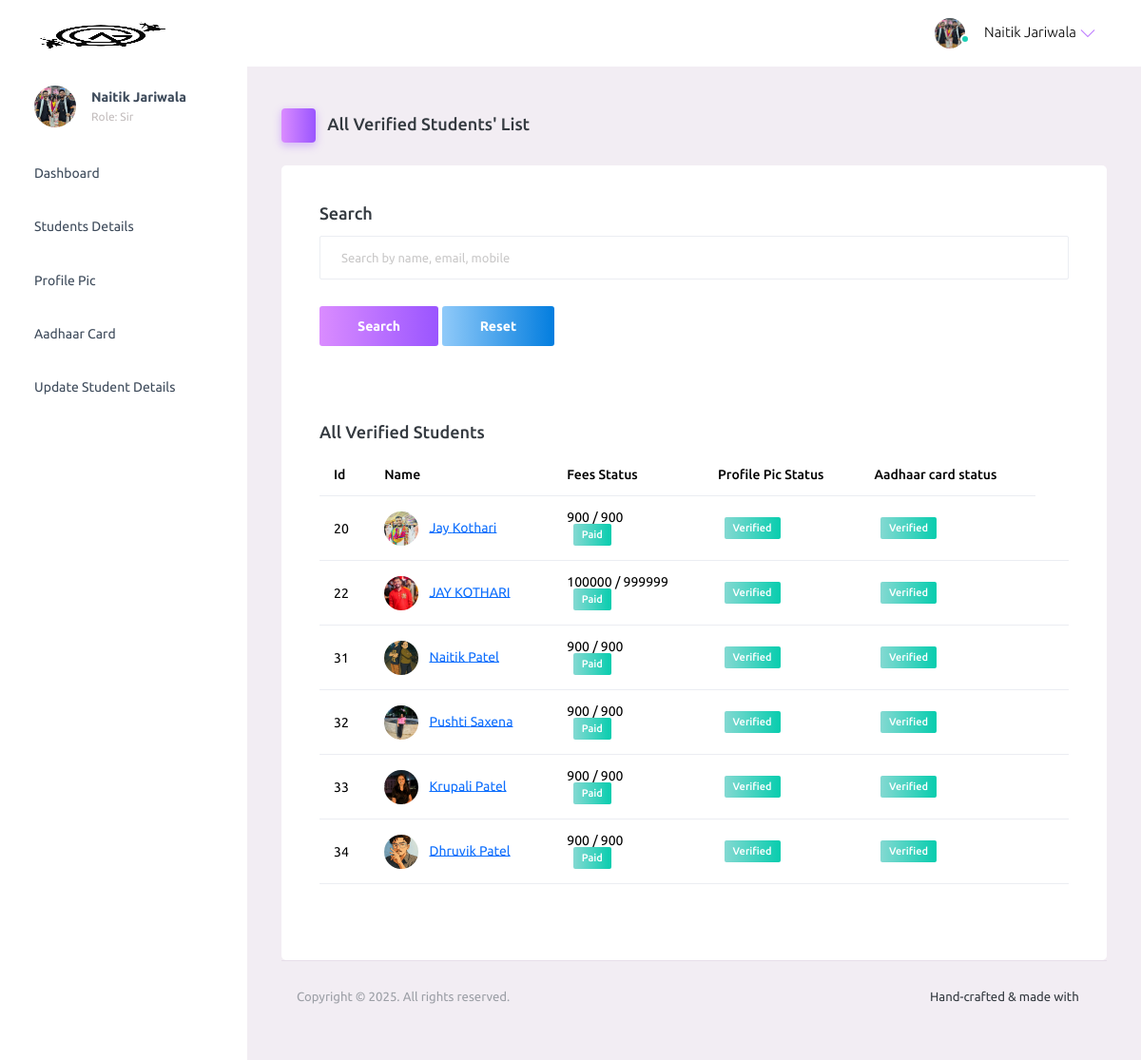
/mentor/all_verified/ (signed in), run on the app's committed database.
### student/models.py (models this page shows, shortened)
class Student(models.Model):
    doc_choice = (
        ('Owner','Owner'),
        ('Sir','Sir'),
        ('Student','Student'),
    )
    first_name = models.CharField(max_length=30)
    last_name = models.CharField(max_length=30)
    birth_date = models.DateField(blank=True, null=True)
    email = models.EmailField(unique=True)
    mobile = models.CharField(max_length=10)
    parent_mobile = models.CharField(max_length=10)
    role = models.CharField(max_length=10, choices=doc_choice, default='Student')
    address = models.TextField()
    password = models.CharField(max_length=30)
    password_reset = models.BooleanField(default=False)
    verified = models.BooleanField(default=False)
    aadhar = models.CharField(max_length=12)
    aadhar_verified = models.BooleanField(default=False)
    aadhar_verified_by = models.CharField(max_length=30,blank=True,null=True)
    profile_qr = models.FileField(upload_to='profile_qr/',default='default/qr.png')
    profile_image = models.FileField(upload_to='profile/', default='default/profile.jpg')
    profile_image_verified = models.BooleanField(default=False)
    fees_amount = models.IntegerField(default=0)
    fees_paid = models.IntegerField(default=0)
    fees_status = models.BooleanField(default=False)
    fees_marker = models.CharField(max_length=30,blank=True,null=True)
    batch_name = models.CharField(max_length=30, blank=True, null=True, default='General')
    batch_start_date = models.DateField(blank=True, null=True)
    batch_end_date = models.DateField(blank=True, null=True)
    created_at = models.DateTimeField(auto_now_add=True)

### mentor/views.py (the view, shortened to what this page needs)
# urls.py: path('all_verified/', views.all_verified, name='all_verified'),
def all_verified(request):
    try:
        student = Student.objects.get(email=request.session['email'])
        if student.role == 'Student':
            return render(request, 'login.html', {'msg': 'You are not authorized to access this page'})
        students = Student.objects.filter(fees_status=True, profile_image_verified=True, aadhar_verified=True)
        return render(request, 'all_verified.html', {'students': students, 'student': student})
    except:
        return render(request, 'login.html')

### mentor/templates/all_verified.html (shortened to what this page needs)
{% extends 'header.html' %}
{% load static %}
{% block content %}
<div class="main-panel">
  <div class="content-wrapper">
    <div class="page-header">
      <h3 class="page-title">
        <span class="page-title-icon bg-gradient-primary text-white me-2">
          <i class="mdi mdi-home"></i>
        </span> All Verified Students' List
      </h3>
    </div>
    <div class="row">
      <div class="col-12 grid-margin">
        <div class="card">
          <div class="card-body">
            <h4 class="card-title">Search</h4>
            <form method="POST" action="{% url 'all_verified' %}">
              <div class="form-group">
                <input type="text" class="form-control" id="search" name="search" placeholder="Search by name, email, mobile">
              </div>
              <button type="submit" class="btn btn-gradient-primary mr-2">Search</button>
              <a href="{% url 'all_verified' %}" class="btn btn-gradient-info">Reset</a>
            </form>
          </div>
    <div class="row">
      <div class="col-12 grid-margin">
        <div class="card">
          <div class="card-body">
            {% if msg %}
            <h4 class="card-title">{{msg}}</h4>
            <h4 class="card-title">Total "<span style="color: rgb(78, 133, 216);">{{students.count}}</span>" results found</h4>
            {% else %}
            <h4 class="card-title">All Verified Students</h4>
            {% endif %}
            <div class="table-responsive">
              <table class="table">
                <thead>
                  <tr>
                    <th> Id </th>
                    <th> Name </th>
                    <th> Fees Status </th>
                    <th> Profile Pic Status </th>
                    <th> Aadhaar card status </th>
                  </tr>
                </thead>
                <tbody>
                  {% for one in students %}
                  <tr>
                    <td>{{one.id}}</td>
                    <td>
                      <img src="{{one.profile_image.url}}" style="object-fit: cover;" class="me-2" alt="image"> <a href="{% url 'view_student' one.id %}">{{one.first_name}} {{one.last_name}}</a>
                    </td>
                    <td> {{one.fees_paid}} / {{one.fees_amount}} <br>
                        {% if one.fees_status %}
                        &nbsp;&nbsp;<label class="badge badge-gradient-success">Paid</label>
                        {% else %}
                        <label class="badge badge-gradient-danger">Unpaid</label>
                        {% endif %}
                    </td>
                    <td>
                        {% if one.profile_image_verified %}
                        &nbsp;&nbsp;<label class="badge badge-gradient-success">Verified</label>
                        {% else %}
                        <label class="badge badge-gradient-danger">Unverified</label>
                        {% endif %}
                    </td>
                    <td>
                        {% if one.aadhar_verified %}
                        &nbsp;&nbsp;<label class="badge badge-gradient-success">Verified</label>
                        {% else %}
                        <label class="badge badge-gradient-danger">Unverified</label>
                        {% endif %}
                    </td>
                    <td>
                    </td>
                  </tr>
                  {% endfor %}
                </tbody>
              </table>
            </div>
          </div>
        </div>
      </div>
    </div>
  </div>
  <footer class="footer">
    <div class="d-sm-flex justify-content-center justify-content-sm-between">
      <span class="text-muted text-center text-sm-left d-block d-sm-inline-block">Copyright © 2025. All rights reserved.</span>
      <span class="float-none float-sm-right d-block mt-1 mt-sm-0 text-center">Hand-crafted & made with <i class="mdi mdi-heart text-danger"></i></span>
    </div>
  </footer>
</div>
{% endblock %}

### mentor/templates/header.html (shortened to what this page needs)
{% load static %}
<!DOCTYPE html>
<html lang="en">
  <head>
    <link rel="stylesheet" href="{% static 'assets/vendors/mdi/css/materialdesignicons.min.css' %}">
    <link rel="stylesheet" href="{% static 'assets/vendors/ti-icons/css/themify-icons.css' %}">
    <link rel="stylesheet" href="{% static 'assets/vendors/css/vendor.bundle.base.css' %}">
    <link rel="stylesheet" href="{% static 'assets/vendors/font-awesome/css/font-awesome.min.css' %}">
    <link rel="stylesheet" href="{% static 'assets/vendors/font-awesome/css/font-awesome.min.css' %}" />
    <link rel="stylesheet" href="{% static 'assets/vendors/bootstrap-datepicker/bootstrap-datepicker.min.css' %}">
    <link rel="stylesheet" href="{% static 'assets/css/style.css' %}">
  </head>
  <body>
    {% if student.role == "Sir" or student.role == "Owner" %}
    <div class="container-scroller">
      <nav class="navbar default-layout-navbar col-lg-12 col-12 p-0 fixed-top d-flex flex-row">
        <div class="text-center navbar-brand-wrapper d-flex align-items-center justify-content-center" style="object-fit: cover; overflow: hidden; ">
          <a class="navbar-brand brand-logo" href="{% url 'mentor-index' %}"><img src="{% static 'assets/images/logo.png' %}" alt="logo"  /></a>
        </div>
        <div class="navbar-menu-wrapper d-flex align-items-stretch">
          <button class="navbar-toggler navbar-toggler align-self-center" type="button" data-toggle="minimize">
            <span class="mdi mdi-menu"></span>
          </button>
          <ul class="navbar-nav navbar-nav-right">
            <li class="nav-item nav-profile dropdown">
              <a class="nav-link dropdown-toggle" id="profileDropdown" href="#" data-bs-toggle="dropdown" aria-expanded="false">
                <div class="nav-profile-img">
                  <img src="{{student.profile_image.url}}" style="object-fit: cover;" alt="image">
                  <span class="availability-status online"></span>
                </div>
                <div class="nav-profile-text">
                  <p class="mb-1 text-black">{{student.first_name}} {{student.last_name}}</p>
                </div>
              </a>
            </li>
          </ul>
        </div>
      </nav>
      <div class="container-fluid page-body-wrapper">
        <nav class="sidebar sidebar-offcanvas" id="sidebar">
          <ul class="nav">
            <li class="nav-item nav-profile">
              <a href="#" class="nav-link">
                <div class="nav-profile-image">
                  <img src="{{student.profile_image.url}}" style="object-fit: cover;" alt="profile" />
                </div>
                <div class="nav-profile-text d-flex flex-column">
                  <span class="font-weight-bold mb-2">{{student.first_name}} {{student.last_name}}</span>
                  <span class="text-secondary text-small">Role: {{student.role}}</span>
                </div>
                <i class="mdi mdi-bookmark-check text-success nav-profile-badge"></i>
              </a>
            </li>
            <li class="nav-item">
              <a class="nav-link" href="{% url 'mentor-index' %}">
                <span class="menu-title">Dashboard</span>
                <i class="mdi mdi-home menu-icon"></i>
              </a>
            </li>
            <li class="nav-item">
              <a class="nav-link" data-bs-toggle="collapse" href="#ui-basic" aria-expanded="false" aria-controls="ui-basic">
                <span class="menu-title">Students Details</span>
                <i class="menu-arrow"></i>
                <i class="mdi mdi-contacts menu-icon"></i>
              </a>
            </li>
            <li class="nav-item">
              <a class="nav-link" data-bs-toggle="collapse" href="#icons" aria-expanded="false" aria-controls="icons">
                <span class="menu-title">Profile Pic</span>
                <i class="mdi mdi-contacts menu-icon"></i>
              </a>
            </li>
            <li class="nav-item">
              <a class="nav-link" data-bs-toggle="collapse" href="#forms" aria-expanded="false" aria-controls="forms">
                <span class="menu-title">Aadhaar Card</span>
                <i class="mdi mdi-format-list-bulleted menu-icon"></i>
              </a>
            </li>
            <li class="nav-item">
              <a class="nav-link" data-bs-toggle="collapse" href="#charts" aria-expanded="false" aria-controls="charts">
                <span class="menu-title">Update Student Details</span>
                <i class="mdi mdi-chart-bar menu-icon"></i>
              </a>
            </li>
          </ul>
        </nav>
        {% block content %}
        {% endblock %}
      </div>
    </div>
    {% endif %}
  </body>
</html>

### data on the page
Student: profile_image (picture), first_name "Naitik", last_name "Jariwala", role "Sir"
Student: id "20", profile_image (picture), first_name "Jay", last_name "Kothari", fees_paid "900", fees_amount "900", fees_status "Paid", profile_image_verified "Verified", aadhar_verified "Verified"
Student: id "22", profile_image (picture), first_name "JAY", last_name "KOTHARI", fees_paid "100000", fees_amount "999999", fees_status "Paid", profile_image_verified "Verified", aadhar_verified "Verified"
Student: id "31", profile_image (picture), first_name "Naitik", last_name "Patel", fees_paid "900", fees_amount "900", fees_status "Paid", profile_image_verified "Verified", aadhar_verified "Verified"
Student: id "32", profile_image (picture), first_name "Pushti", last_name "Saxena", fees_paid "900", fees_amount "900", fees_status "Paid", profile_image_verified "Verified", aadhar_verified "Verified"
Student: id "33", profile_image (picture), first_name "Krupali", last_name "Patel", fees_paid "900", fees_amount "900", fees_status "Paid", profile_image_verified "Verified", aadhar_verified "Verified"
Student: id "34", profile_image (picture), first_name "Dhruvik", last_name "Patel", fees_paid "900", fees_amount "900", fees_status "Paid", profile_image_verified "Verified", aadhar_verified "Verified"
